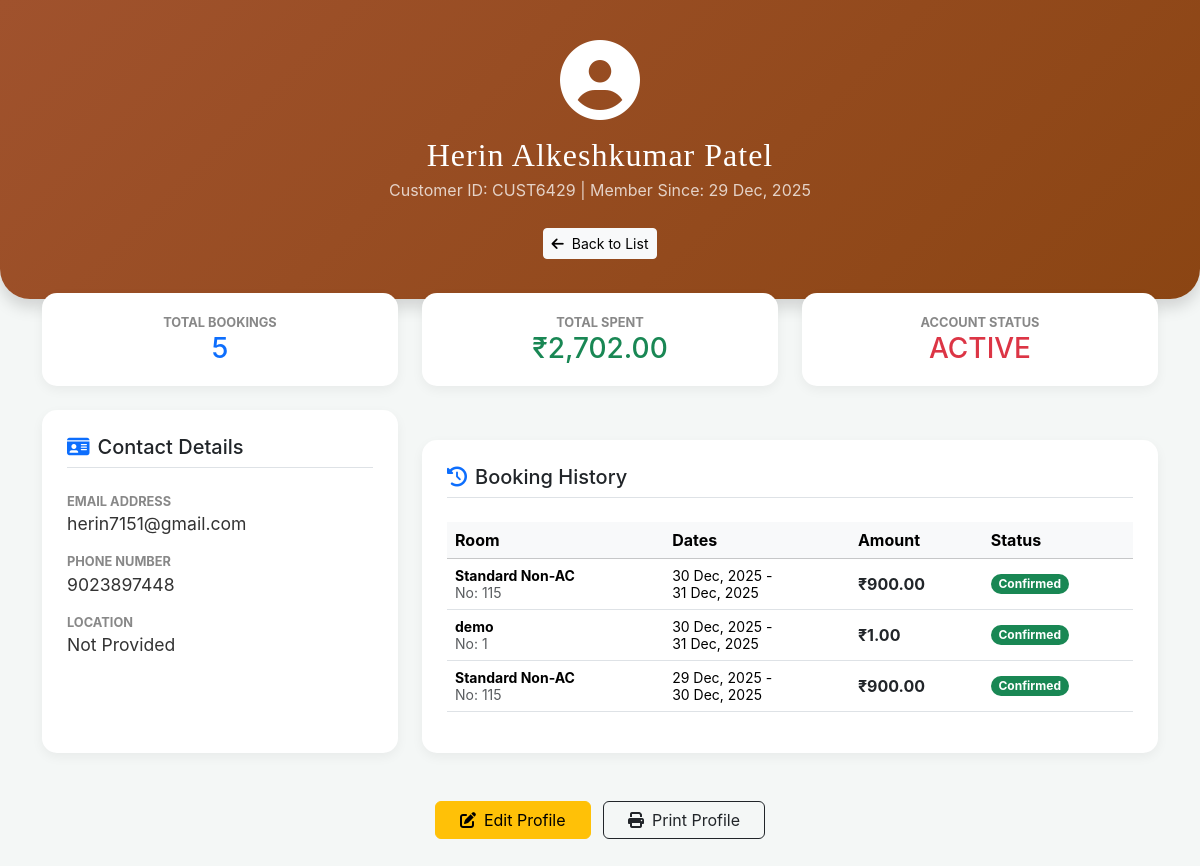
/view_customer.php?id=CUST6429, run on the app's committed database.
### tables this page shows
CREATE TABLE `users` (
  `customer_id` varchar(20) NOT NULL,
  `name` varchar(100) NOT NULL,
  `email` varchar(100) NOT NULL,
  `phone` varchar(20) NOT NULL,
  `location` varchar(100) DEFAULT NULL,
  `member_since` date DEFAULT curdate(),
  `bookings` int(11) DEFAULT 0,
  `total_spent` decimal(10,2) DEFAULT 0.00,
  `rating` decimal(3,1) DEFAULT NULL,
  `status` enum('ACTIVE','INACTIVE','VIP') DEFAULT 'ACTIVE',
  `created_at` timestamp NOT NULL DEFAULT current_timestamp()
);

CREATE TABLE `bookings` (
  `id` int(11) NOT NULL,
  `customer_name` varchar(100) DEFAULT NULL,
  `phone` varchar(15) DEFAULT NULL,
  `email` varchar(100) DEFAULT NULL,
  `guests` int(11) DEFAULT 1,
  `room_id` int(11) DEFAULT NULL,
  `room_number` varchar(10) DEFAULT NULL,
  `checkin` date DEFAULT NULL,
  `checkout` date DEFAULT NULL,
  `total_price` decimal(10,2) DEFAULT NULL,
  `extra_bed_included` int(11) DEFAULT 0,
  `created_at` timestamp NOT NULL DEFAULT current_timestamp(),
  `status` enum('Confirmed','Pending','Checked-in','Checked-out','Cancelled') DEFAULT 'Pending',
  `payment_status` enum('Paid','Partial','Pending') DEFAULT 'Pending',
  `razorpay_id` varchar(50) DEFAULT NULL,
  `bank_rrn` varchar(100) DEFAULT NULL,
  `notes` text DEFAULT NULL,
  `auto_checkout_done` tinyint(1) DEFAULT 0,
  `num_rooms` int(11) DEFAULT 1
);

CREATE TABLE `rooms` (
  `id` int(11) NOT NULL,
  `name` varchar(255) NOT NULL,
  `description` text DEFAULT NULL,
  `price` decimal(10,2) DEFAULT NULL,
  `discount_price` decimal(10,2) DEFAULT NULL,
  `extra_bed_price` decimal(10,2) DEFAULT 0.00,
  `max_extra_beds` int(11) DEFAULT 0,
  `size` varchar(50) DEFAULT NULL,
  `bed_type` varchar(100) DEFAULT NULL,
  `guests` varchar(50) DEFAULT NULL,
  `floor` varchar(50) DEFAULT NULL,
  `rating` decimal(2,1) DEFAULT NULL,
  `reviews` int(11) DEFAULT NULL,
  `image` varchar(255) DEFAULT NULL,
  `ac_status` enum('AC','Non-AC') DEFAULT 'AC',
  `amenities` text DEFAULT NULL,
  `features` text DEFAULT NULL,
  `policies` text DEFAULT NULL,
  `created_at` timestamp NOT NULL DEFAULT current_timestamp(),
  `status` enum('Available','Occupied','Cleaning') DEFAULT 'Available'
);

### view_customer.php (the view, shortened to what this page needs)
<?php
include 'db.php';
$customer_id = isset($_GET['id']) ? mysqli_real_escape_string($conn, $_GET['id']) : '';
$sql_user = "SELECT * FROM users WHERE customer_id = '$customer_id'";
$res_user = mysqli_query($conn, $sql_user);
$user = mysqli_fetch_assoc($res_user);
$sql_bookings = "SELECT b.*, r.name as room_type
                 FROM bookings b
                 JOIN rooms r ON b.room_id = r.id
                 WHERE b.email = '{$user['email']}' OR b.phone = '{$user['phone']}'
                 ORDER BY b.checkin DESC";
$res_bookings = mysqli_query($conn, $sql_bookings);
?>
<!DOCTYPE html>
<html lang="en">
<head>
    <link href="https://cdn.jsdelivr.net/npm/bootstrap@5.3.3/dist/css/bootstrap.min.css" rel="stylesheet">
    <link rel="stylesheet" href="https://cdnjs.cloudflare.com/ajax/libs/font-awesome/6.4.0/css/all.min.css">
</head>
<body>
    <div class="profile-header text-center shadow">
        <div class="container">
            <div class="mb-3">
                <i class="fas fa-user-circle fa-5x"></i>
            </div>
            <h2 class="mb-1"><?= htmlspecialchars($user['name']) ?></h2>
            <p class="opacity-75">Customer ID: <?= htmlspecialchars($user['customer_id']) ?> | Member Since:
                <?= date('d M, Y', strtotime($user['member_since'])) ?></p>
            <a href="admin_dashboard.php?section=customers-section" class="btn btn-sm btn-light mt-2"><i
                    class="fas fa-arrow-left me-2"></i>Back to List</a>
        </div>
    </div>
    <div class="container" style="margin-top: -30px;">
        <div class="row g-4 mb-4">
            <div class="col-md-4">
                <div class="stat-card">
                    <div class="label-text">Total Bookings</div>
                    <div class="h3 mb-0 text-primary"><?= $user['bookings'] ?></div>
                </div>
            </div>
            <div class="col-md-4">
                <div class="stat-card">
                    <div class="label-text">Total Spent</div>
                    <div class="h3 mb-0 text-success">₹<?= number_format($user['total_spent'], 2) ?></div>
                </div>
            </div>
            <div class="col-md-4">
                <div class="stat-card">
                    <div class="label-text">Account Status</div>
                    <div class="h3 mb-0 <?= $user['status'] == 'Active' ? 'text-success' : 'text-danger' ?>">
                        <?= $user['status'] ?></div>
                </div>
            </div>
        </div>
        <div class="row g-4">
            <div class="col-md-4">
                <div class="info-card">
                    <h5 class="mb-4 border-bottom pb-2"><i class="fas fa-id-card me-2 text-primary"></i>Contact Details
                    </h5>
                    <span class="label-text">Email Address</span>
                    <span class="value-text"><?= htmlspecialchars($user['email']) ?></span>
                    <span class="label-text">Phone Number</span>
                    <span class="value-text"><?= htmlspecialchars($user['phone']) ?></span>
                    <span class="label-text">Location</span>
                    <span class="value-text"><?= htmlspecialchars($user['location'] ?: 'Not Provided') ?></span>
                </div>
            </div>
            <div class="col-md-8">
                <div class="booking-table-card">
                    <h5 class="mb-4 border-bottom pb-2"><i class="fas fa-history me-2 text-primary"></i>Booking History
                    </h5>
                    <div class="table-responsive">
                        <table class="table table-hover align-middle">
                            <thead class="table-light">
                                <tr>
                                    <th>Room</th>
                                    <th>Dates</th>
                                    <th>Amount</th>
                                    <th>Status</th>
                                </tr>
                            </thead>
                            <tbody>
                                <?php if(mysqli_num_rows($res_bookings) > 0): ?>
                                <?php while($book = mysqli_fetch_assoc($res_bookings)): ?>
                                <tr>
                                    <td>
                                        <small
                                            class="d-block fw-bold"><?= htmlspecialchars($book['room_type']) ?></small>
                                        <small class="text-muted">No: <?= $book['room_number'] ?></small>
                                    </td>
                                    <td>
                                        <small class="d-block"><?= date('d M, Y', strtotime($book['checkin'])) ?>
                                            -</small>
                                        <small
                                            class="d-block"><?= date('d M, Y', strtotime($book['checkout'])) ?></small>
                                    </td>
                                    <td class="fw-bold text-dark">₹<?= number_format($book['total_price'], 2) ?></td>
                                    <td>
                                        <span
                                            class="badge rounded-pill bg-<?= $book['status'] == 'Confirmed' ? 'success' : ($book['status'] == 'Checked-out' ? 'info' : 'secondary') ?>">
                                            <?= $book['status'] ?>
                                        </span>
                                    </td>
                                </tr>
                                <?php endwhile; ?>
                                <?php else: ?>
                                <tr>
                                    <td colspan="4" class="text-center py-4">No past bookings found.</td>
                                </tr>
                                <?php endif; ?>
                            </tbody>
                        </table>
                    </div>
                </div>
            </div>
        </div>
        <div class="text-center mt-5 mb-5">
            <a href="edit_customer.php?id=<?= $user['customer_id'] ?>" class="btn btn-warning px-4 me-2"><i
                    class="fas fa-edit me-2"></i>Edit Profile</a>
            <button onclick="window.print()" class="btn btn-outline-dark px-4"><i class="fas fa-print me-2"></i>Print
                Profile</button>
        </div>
    </div>
</body>
</html>

### assets/css/style.css (style rules this page uses)
body { margin: 0; font-family: 'Playfair Display', serif; background-color: #fdfbf6; }
h1, h2, h3, .hero-section h1 { font-family: 'Playfair Display', serif; font-weight: 700; letter-spacing: 1px; }
p { font-family: 'Inter', sans-serif; font-weight: 400; line-height: 1.6; }
a, .hero-section p { font-family: 'Inter', sans-serif; line-height: 1.6; text-align: left; }
.btn { padding: 8px 16px; background: #f9f5ef; border: 1px solid #e6d8c2; border-radius: 10px; text-decoration: none; font-weight: 600; color: #444; transition: all 0.3s ease; }
.btn { display: inline-block; padding: 8px 15px; background: #f5e6cc; border-radius: 10px; text-decoration: none; font-weight: bold; color: #444; transition: background 0.3s; }
.btn { padding: 12px 24px; border-radius: 10px; font-weight: 600; text-decoration: none; transition: 0.3s; }

### view_customer.php (style rules this page uses)
:root { --admin-brown: #a0522d; }
body { background-color: #f4f7f6; font-family: 'Inter', sans-serif; }
.profile-header { background: linear-gradient(135deg, var(--admin-brown), #8b4513); color: white; padding: 40px 0; border-radius: 0 0 30px 30px; }
.stat-card { background: white; border-radius: 15px; padding: 20px; box-shadow: 0 4px 12px rgba(0, 0, 0, 0.05); text-align: center; }
.info-card { background: white; border-radius: 15px; padding: 25px; box-shadow: 0 4px 12px rgba(0, 0, 0, 0.05); height: 100%; }
.booking-table-card { background: white; border-radius: 15px; padding: 25px; box-shadow: 0 4px 12px rgba(0, 0, 0, 0.05); margin-top: 30px; }
.label-text { color: #888; font-size: 0.8rem; text-transform: uppercase; font-weight: bold; }
.value-text { font-size: 1.1rem; color: #333; margin-bottom: 15px; display: block; }

### data on the page
users: name "Herin Alkeshkumar Patel", customer_id "CUST6429", member_since "29 Dec, 2025", bookings "5", total_spent "2,702.00", status "ACTIVE", email "herin7151@gmail.com", phone "9023897448", location "Not Provided"
bookings: room.name "Standard Non-AC", room_number "115", checkin "30 Dec, 2025", checkout "31 Dec, 2025", total_price "900.00", status "Confirmed"
bookings: room.name "demo", room_number "1", checkin "30 Dec, 2025", checkout "31 Dec, 2025", total_price "1.00", status "Confirmed"
bookings: room.name "Standard Non-AC", room_number "115", checkin "29 Dec, 2025", checkout "30 Dec, 2025", total_price "900.00", status "Confirmed"
